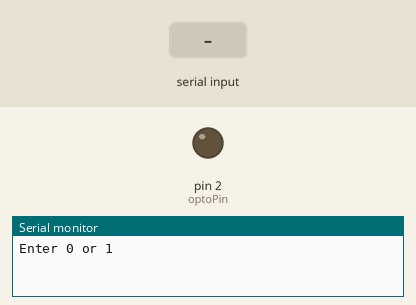
Bench run of a sketch on a simulated Arduino Uno, built with avr-gcc and run on an emulated ATmega328P. Parts: output pins drawn as LEDs (lit = HIGH), the last lines printed to the serial monitor. The inputs (shaded band) are chosen by the test bench.

Above: at 1.2 s.
1.3 s: "90,45\n" received over Serial
At 2.1 s:
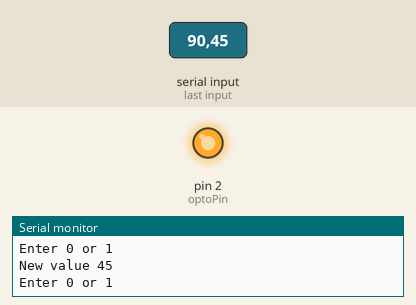
Timing chart, 0 to 4.3 s (numbered marks = the images above; inputs shaded):
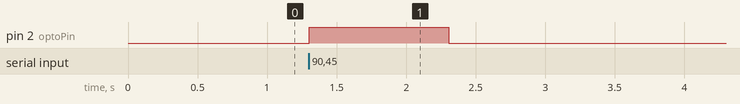

Measured:
- after the input at 1.3 s, pin 2 (optoPin): LOW → HIGH at once, → LOW 1.0 s later

The sketch:

Project_15.ino
```cpp
const int optoPin = 2;
int mode = 0;

void setup() {
  Serial.begin(9600);
  pinMode(optoPin, OUTPUT);
  Serial.println("Enter 0 or 1");
}

void loop() {
  if (Serial.available()) {
    mode = Serial.parseInt();
    if (mode == 0) {
      digitalWrite(optoPin, LOW);
    }
    else {
      digitalWrite(optoPin, HIGH);
    }
    Serial.print("New value ");
    Serial.println(mode);
    Serial.println("Enter 0 or 1");
  }
}
```
